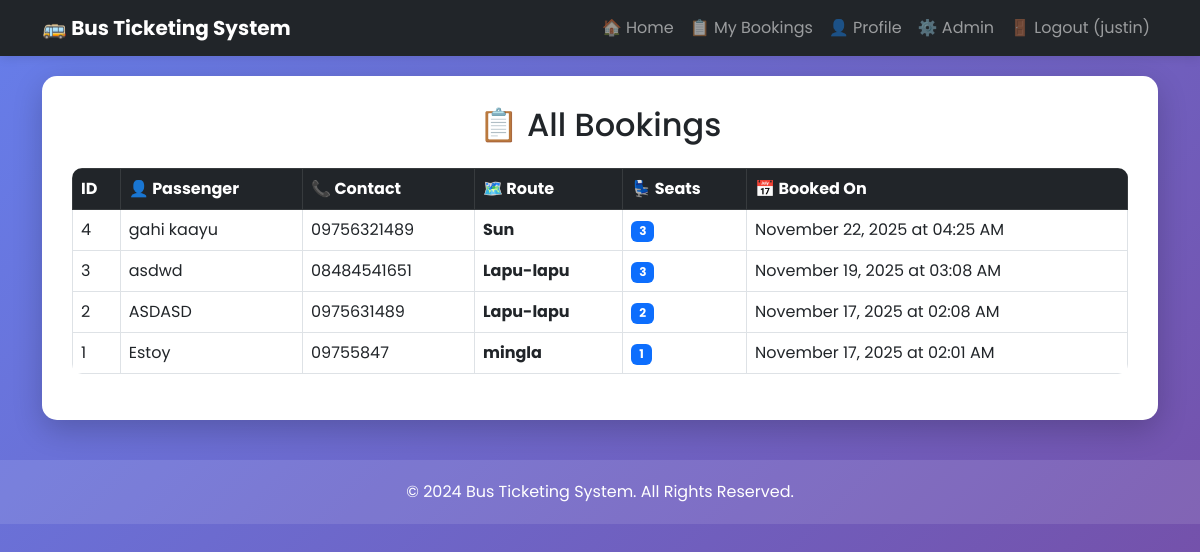
/bookings (signed in), run on the app's committed database.
### models.py (models this page shows)
class Booking(db.Model):
    __tablename__ = "booking"
    id = db.Column(db.Integer, primary_key=True)
    trip_id = db.Column(db.Integer, db.ForeignKey('trip.id'), nullable=False)
    user_id = db.Column(db.Integer, db.ForeignKey('user.id'), nullable=True)  # ← ADDED THIS!
    passenger_name = db.Column(db.String(150), nullable=False)
    passenger_contact = db.Column(db.String(150), nullable=False)
    seats_booked = db.Column(db.Integer, nullable=False)
    created_at = db.Column(db.DateTime, default=datetime.utcnow)

class Trip(db.Model):
    __tablename__ = "trip"
    id = db.Column(db.Integer, primary_key=True)
    route = db.Column(db.String(200), nullable=False)
    departure = db.Column(db.String(200), nullable=False)
    price = db.Column(db.Float, nullable=False)
    seats_total = db.Column(db.Integer, nullable=False)
    seats_left = db.Column(db.Integer, nullable=False)
    bookings = db.relationship("Booking", backref="trip", lazy=True)

### app.py (the view)
@app.route('/bookings')
def bookings():
    if "user_id" not in session:
        return redirect(url_for('login'))
    all_bookings = Booking.query.order_by(Booking.created_at.desc()).all()
    return render_template('bookings.html', bookings=all_bookings)

### templates/bookings.html (shortened to what this page needs)
{% extends 'base.html' %}
{% block content %}
<h2 class="text-center mb-4">📋 All Bookings</h2>
<div class="table-responsive">
  <table class="table table-hover table-bordered">
    <thead class="table-dark">
      <tr>
        <th>ID</th>
        <th>👤 Passenger</th>
        <th>📞 Contact</th>
        <th>🗺️ Route</th>
        <th>💺 Seats</th>
        <th>📅 Booked On</th>
      </tr>
    </thead>
    <tbody>
      {% for b in bookings %}
        <tr>
          <td>{{ b.id }}</td>
          <td>{{ b.passenger_name }}</td>
          <td>{{ b.passenger_contact }}</td>
          <td><strong>{{ b.trip.route }}</strong></td>
          <td><span class="badge bg-primary">{{ b.seats_booked }}</span></td>
          <td>{{ b.created_at.strftime('%B %d, %Y at %I:%M %p') }}</td>
        </tr>
      {% endfor %}
    </tbody>
  </table>
</div>
{% endblock %}

### templates/base.html (style rules this page uses)
body { font-family: "Poppins", sans-serif; background: linear-gradient(135deg, #667eea 0%, #764ba2 100%); min-height: 100vh; }
.table { border-radius: 10px; overflow: hidden; }

### data on the page
Booking: id "4", passenger_name "gahi kaayu", passenger_contact "09756321489", trip.route "Sun", seats_booked "3", created_at "November 22, 2025 at 04:25 AM"
Booking: id "3", passenger_name "asdwd", passenger_contact "08484541651", trip.route "Lapu-lapu", seats_booked "3", created_at "November 19, 2025 at 03:08 AM"
Booking: id "2", passenger_name "ASDASD", passenger_contact "0975631489", trip.route "Lapu-lapu", seats_booked "2", created_at "November 17, 2025 at 02:08 AM"
Booking: id "1", passenger_name "Estoy", passenger_contact "09755847", trip.route "mingla", seats_booked "1", created_at "November 17, 2025 at 02:01 AM"

### other printed values
{{ session.get('user_name') }} "justin"
